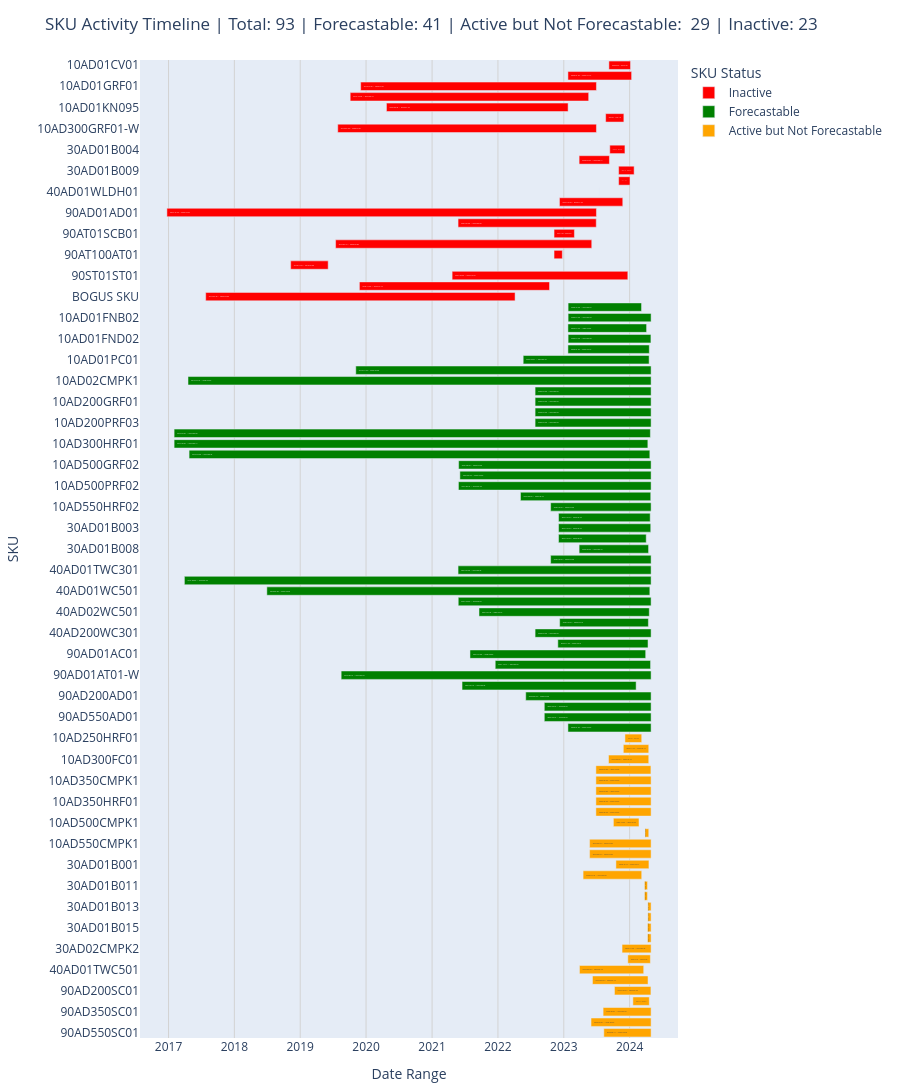

The notebook cell this image was saved under:
### Markdown cell above
### SKU Activity Timeline (Active vs Inactive) For all SKUs

### Code cell
import pandas as pd
import plotly.express as px

# Ensure OrderDate is datetime
df['OrderDate'] = pd.to_datetime(df['OrderDate'])

# Get latest date
latest_date = df['OrderDate'].max()

# Thresholds
threshold_days = 90       # Inactivity threshold (e.g., used in last 90 days)
min_active_days = 365     # Minimum activity period for forecasting

# Step 1: Get SKU activity ranges
sku_ranges = df.groupby('SKU')['OrderDate'].agg(['min', 'max']).reset_index()
sku_ranges.columns = ['SKU', 'StartDate', 'EndDate']

# Step 2: Determine if SKUs are active (used in last N days)
sku_ranges['DaysSinceLastUse'] = (latest_date - sku_ranges['EndDate']).dt.days
sku_ranges['IsActive'] = sku_ranges['DaysSinceLastUse'] <= threshold_days

# Step 3: Determine if SKUs are forecastable (active for ≥ 1 year)
sku_ranges['ActiveDurationDays'] = (sku_ranges['EndDate'] - sku_ranges['StartDate']).dt.days
sku_ranges['IsForecastable'] = (sku_ranges['IsActive']) & (sku_ranges['ActiveDurationDays'] >= min_active_days)

# Step 4: Assign status label
def classify(row):
    if row['IsForecastable']:
        return 'Forecastable'
    elif row['IsActive']:
        return 'Active but Not Forecastable'
    else:
        return 'Inactive'

sku_ranges['Status'] = sku_ranges.apply(classify, axis=1)

# Step 5: Add formatted date range
sku_ranges['DateRange'] = sku_ranges['StartDate'].dt.strftime('%Y-%m-%d') + " → " + sku_ranges['EndDate'].dt.strftime('%Y-%m-%d')

# Step 6: Count SKUs by status
status_counts = sku_ranges['Status'].value_counts()
total_skus = len(sku_ranges)
forecastable_count = status_counts.get('Forecastable', 0)
active_not_forecastable_count = status_counts.get('Active but Not Forecastable', 0)
inactive_count = status_counts.get('Inactive', 0)

# Print summary
print("\nSKU Forecasting Eligibility Summary")
print(f"Total SKUs                        : {total_skus}")
print(f"Forecastable SKUs                 : {forecastable_count}")
print(f"Active but Not Forecastable SKUs : {active_not_forecastable_count}")
print(f"Inactive SKUs                     : {inactive_count}")

# Define color map
color_map = {
    'Forecastable': 'green',
    'Active but Not Forecastable': 'orange',
    'Inactive': 'red'
}

# Plot the SKU activity timeline
fig = px.timeline(
    sku_ranges,
    x_start="StartDate",
    x_end="EndDate",
    y="SKU",
    color="Status",
    text="DateRange",
    color_discrete_map=color_map,
    title=(
        f"SKU Activity Timeline | "
        f"Total: {total_skus} | Forecastable: {forecastable_count} | "
        f"Active but Not Forecastable:  {active_not_forecastable_count} | "
        f"Inactive: {inactive_count}"
    )
)

fig.update_yaxes(autorange="reversed")  # Reverse Y-axis for Gantt style
fig.update_traces(textposition='inside', insidetextanchor='start')

fig.update_layout(
    xaxis_title="Date Range",
    yaxis_title="SKU",
    legend_title="SKU Status",
    xaxis=dict(
        showgrid=True,
        gridcolor='LightGray',
        tickformat='%Y',
        dtick="M12"
    ),
    height=max(600, 20 * len(sku_ranges)),
    margin=dict(l=120, r=20, t=60, b=40)
)

fig.show()
